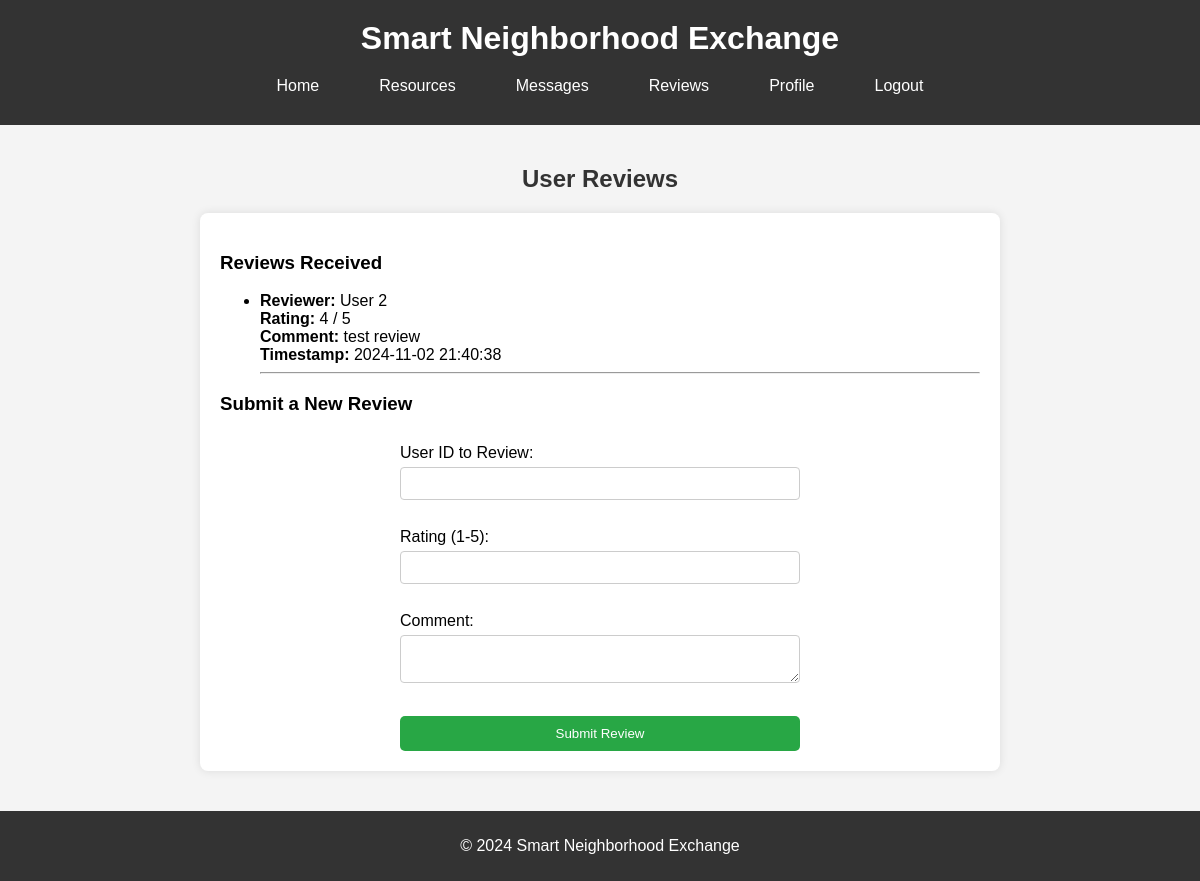
Screenshot of /reviews (signed in) with the database file from the repository.
### tables this page shows
CREATE TABLE Reviews (
    review_id INTEGER PRIMARY KEY AUTOINCREMENT,
    user_id INTEGER,
    reviewer_id INTEGER,
    rating INTEGER NOT NULL CHECK (rating BETWEEN 1 AND 5),
    comment TEXT,
    timestamp TEXT NOT NULL,
    FOREIGN KEY (user_id) REFERENCES Users(user_id),
    FOREIGN KEY (reviewer_id) REFERENCES Users(user_id)
);

### app.py (the view, shortened to what this page needs)
@app.route('/reviews', methods=['GET', 'POST'])
def reviews():
    if 'user_id' not in session:
        flash('Please log in to access your reviews', 'error')
        return redirect(url_for('login'))
    conn = get_db_connection()
    reviews = conn.execute(
        'SELECT Reviews.*, reviewer.name AS reviewer_name '
        'FROM Reviews '
        'JOIN Users AS reviewer ON Reviews.reviewer_id = reviewer.user_id '
        'WHERE Reviews.user_id = ?',
        (session['user_id'],)
    ).fetchall()
    conn.close()
    return render_template('reviews.html', reviews=reviews)

### app.py (called while the page is built)
def get_db_connection():
    conn = sqlite3.connect('exchange.db')
    conn.row_factory = sqlite3.Row
    return conn

### templates/reviews.html (shortened to what this page needs)
{% extends 'layout.html' %}
{% block content_title %}User Reviews{% endblock %}
{% block content %}
    <h3>Reviews Received</h3>
    <ul>
        {% for review in reviews %}
            <li>
                <strong>Reviewer:</strong> User {{ review['reviewer_id'] }}<br>
                <strong>Rating:</strong> {{ review['rating'] }} / 5<br>
                <strong>Comment:</strong> {{ review['comment'] }}<br>
                <strong>Timestamp:</strong> {{ review['timestamp'] }}
            </li>
            <hr>
        {% endfor %}
    </ul>
    <h3>Submit a New Review</h3>
    <form method="POST" action="{{ url_for('reviews') }}">
        <label for="user_id">User ID to Review:</label>
        <input type="text" name="user_id" required><br>
        <label for="rating">Rating (1-5):</label>
        <input type="number" name="rating" min="1" max="5" required><br>
        <label for="comment">Comment:</label>
        <textarea name="comment"></textarea><br>
        <input type="submit" value="Submit Review">
    </form>
{% endblock %}

### static/style.css (style rules this page uses)
body { font-family: Arial, sans-serif; margin: 0; padding: 0; background-color: #f4f4f4; }
form { display: flex; flex-direction: column; max-width: 400px; margin: 0 auto; }
label { margin-top: 10px; }
input, textarea { padding: 8px; margin-top: 5px; border-radius: 4px; border: 1px solid #ccc; }
input[type="submit"] { margin-top: 15px; background-color: #28a745; color: white; border: none; padding: 10px; cursor: pointer; border-radius: 5px; }

### rows the page displays
Reviews: reviewer_id "2", rating "4", comment "test review", timestamp "2024-11-02 21:40:38"
